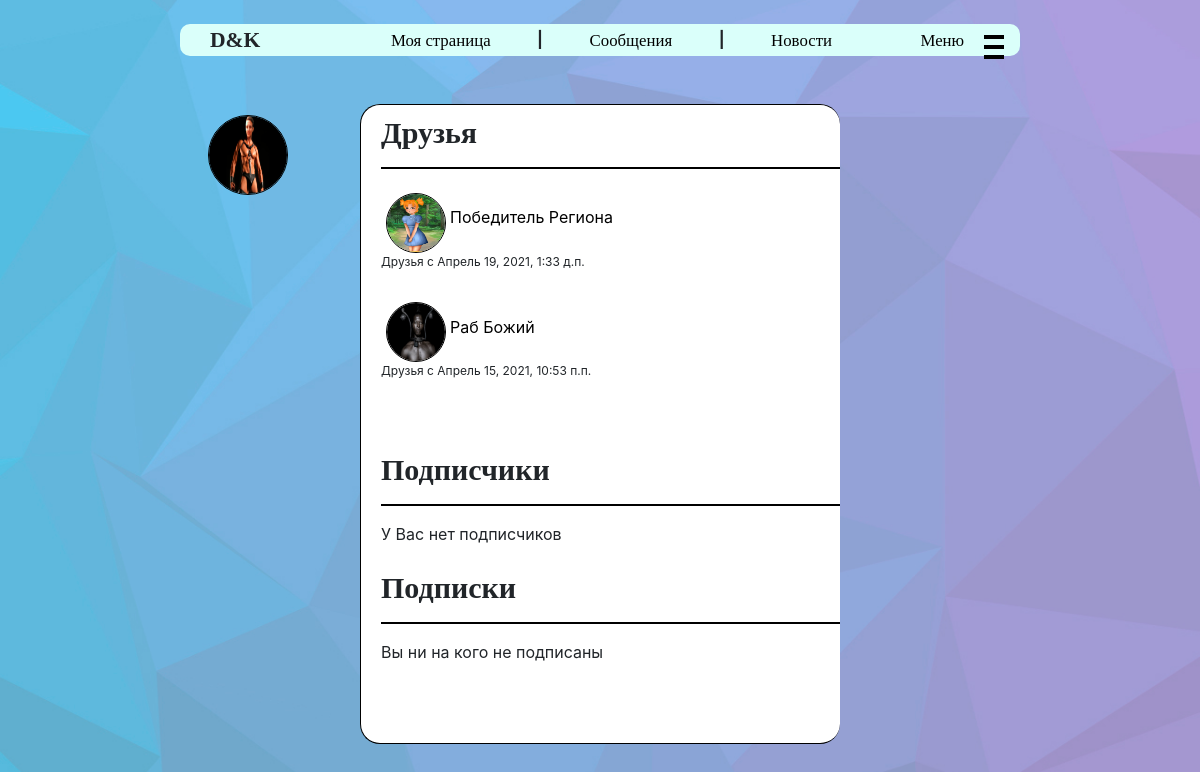
/friends/14 (signed in), run on an earlier commit of the app's database.
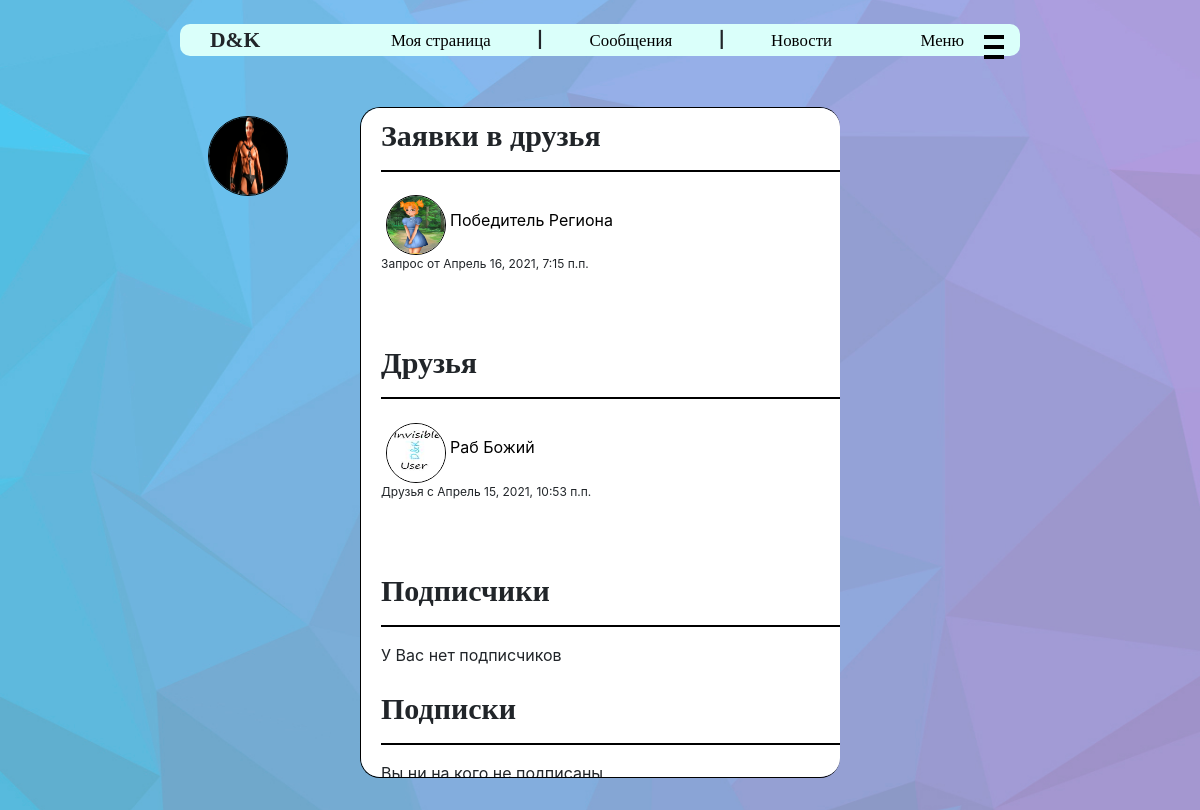
And on a later commit of the database.
### user_manager/models.py (models this page shows, shortened)
class FriendShip(models.Model):
    creator = models.ForeignKey(User, on_delete=models.CASCADE, verbose_name="Первый друг",
                                related_name="creator")
    friend = models.ForeignKey(User, on_delete=models.CASCADE, verbose_name="Второй друг",
                               related_name="friends")
    create_date = models.DateTimeField(verbose_name='дата создания', default=datetime.datetime.now)
    class Meta:
        verbose_name = "Дружба"
        verbose_name_plural = "Дружбы"

class Profile(models.Model):
    user = models.OneToOneField(User, on_delete=models.CASCADE, related_name='profile')
    name = models.CharField(max_length=50, verbose_name="Имя", null=True, blank=False)
    surname = models.CharField(max_length=75, verbose_name="Фамилия", null=True, blank=False)
    bio = models.TextField(max_length=500, verbose_name="Описание", default="", null=True,
                           blank=False)
    avatar = models.ImageField(verbose_name="Фото", null=True, upload_to=avatars_directory)
    status = models.CharField(max_length=75, default="", verbose_name="Статус", null=True,
                              blank=False)
    birth_date = models.DateField(verbose_name='Дата рождения', null=True, blank=False)
    lname = models.CharField(max_length=50, verbose_name="Имя в нижнем регистре", null=True,
                             blank=False)
    lsurname = models.CharField(max_length=75, verbose_name="Фамилия в нижнем регистре", null=True,
                                blank=False)
    class Meta:
        ordering = ['name', 'surname', 'birth_date']
        verbose_name = "Профлиль пользователя"
        verbose_name_plural = "Профили пользователей"

class FriendRequest(models.Model):
    requester = models.ForeignKey(User, on_delete=models.CASCADE,
                                  verbose_name="тот кто отправляет запрос",
                                  related_name="our_requests")
    friend = models.ForeignKey(User, on_delete=models.CASCADE,
                               verbose_name="кому отправлен запрос", related_name="FriendRequests")
    create_date = models.DateTimeField(verbose_name='дата создания', default=datetime.datetime.now)
    class Meta:
        verbose_name = "Запрос в друзья"
        verbose_name_plural = "Запросы в друзья"

### user_manager/views.py (the view)
# urls.py: path('friends/<int:user_id>', views.show_friends),
def show_friends(request, user_id):
    user = User.objects.filter(pk=user_id).first()
    friends = list(FriendShip.objects.filter(Q(creator=user) | Q(friend=user)).all())
    subscribers = list(SubscriberShip.objects.filter(author=user).all())
    subscribes = list(SubscriberShip.objects.filter(subscriber=user).all())
    reqs_to_you = list(FriendRequest.objects.filter(friend=user).all())
    your_reqs = list(FriendRequest.objects.filter(requester=user).all())
    return render(request, 'friends.html',
                  {'title': 'Друзья',
                   'friends': friends,
                   'subscribers': subscribers,
                   'subscribes': subscribes,
                   'reqs_to_you': reqs_to_you,
                   'your_reqs': your_reqs,
                   'page_owner': user})

### user_manager/templates/friends.html (shortened to what this page needs)
{% extends "main.html" %}
{% block content %}
    {% load static %}
    <link rel="stylesheet" href="{% static 'css/friends.css' %}">
    {% if reqs_to_you and user == page_owner  %}
        <h1>Заявки в друзья</h1>
        <hr color="black">
        {% for req in reqs_to_you %}
            <a href="/homepage/{{ req.requester.id }}" class="author_url">
                <img src="{{ req.requester.profile.avatar.url }}" alt="Аватарка"
                     class="news_avatar comment-avatar">
                <span class="creator_name">{{ req.requester.profile.name }} {{ req.requester.profile.surname }}</span>
            </a>
            <div class="friendship_creation_date">Запрос от {{ req.create_date }}</div>
            <br>
        {% endfor %}
        <br><br>
    {% endif %}
    <h1>Друзья</h1>
    <hr color="black">
    {% if friends %}
        {% for friend in friends %}
            {% if friend.friend != page_owner %}
                <a href="/homepage/{{ friend.friend.id }}" class="author_url">
                    <img src="{{ friend.friend.profile.avatar.url }}" alt="Аватарка"
                         class="news_avatar comment-avatar">
                    <span class="creator_name">{{ friend.friend.profile.name }} {{ friend.friend.profile.surname }}</span>
                </a>
            {% else %}
                <a href="/homepage/{{ friend.creator.id }}" class="author_url">
                    <img src="{{ friend.creator.profile.avatar.url }}" alt="Аватарка"
                         class="news_avatar comment-avatar">
                    <span class="creator_name">{{ friend.creator.profile.name }} {{ friend.creator.profile.surname }}</span>
                </a>
            {% endif %}
            <div class="friendship_creation_date">Друзья с {{ friend.create_date }}</div>
            <br>
        {% endfor %}
    {% else %}
        <span>У Вас ещё нет друзей...</span>
    {% endif %}
    <br><br>
    <h1>Подписчики</h1>
    <hr color="black">
    {% if subscribers %}
        {% for subscriber in subscribers %}
            <a href="/homepage/{{ subscriber.subscriber.id }}" class="author_url">
                <img src="{{ subscriber.subscriber.profile.avatar.url }}" alt="Аватарка"
                     class="news_avatar comment-avatar">
                <span class="creator_name">{{ subscriber.subscriber.profile.name }} {{ subscriber.subscriber.profile.surname }}</span>
            </a>
            <div class="friendship_creation_date">Подписан на Вас
                с {{ subscriber.create_date }}</div>
            <br>
        {% endfor %}
    {% else %}
        <span>У Вас нет подписчиков</span>
    {% endif %}
    <br><br>
    <h1>Подписки</h1>
    <hr color="black">
    {% if subscribes %}
        {% for subscribe in subscribes %}
            <a href="/homepage/{{ subscribe.author.id }}" class="author_url">
                <img src="{{ subscribe.author.profile.avatar.url }}" alt="Аватарка"
                     class="news_avatar comment-avatar">
                <span class="creator_name">{{ subscribe.author.profile.name }} {{ subscribe.author.profile.surname }}</span>
            </a>
            <div class="friendship_creation_date">Вы подписаны с {{ subscribe.create_date }}</div>
            <br>
        {% endfor %}
    {% else %}
        <span>Вы ни на кого не подписаны</span>
    {% endif %}
{% endblock %}

What changed in the data, as far as the page shows it:
removed FriendShip: friend.profile.avatar (placeholder picture), friend.profile.name "Победитель", friend.profile.surname "Региона", create_date "Апрель 19, 2021, 1:33 д.п."
added FriendRequest: requester.profile.avatar (placeholder picture), requester.profile.name "Победитель", requester.profile.surname "Региона", create_date "Апрель 16, 2021, 7:15 п.п."
changed through a linked row, FriendShip "Раб": creator.profile.avatar: picture added in place of a placeholder
Also different on the page:
text now shown: "Заявки в друзья"
